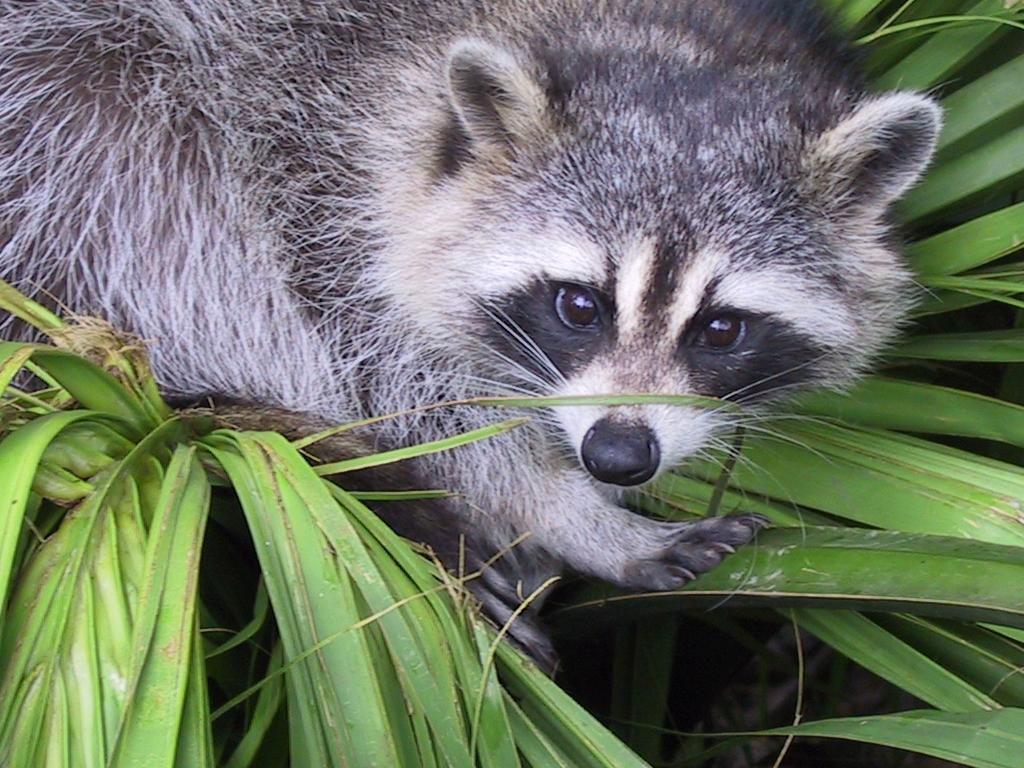
#> input picture Python1/ex04/animal.jpeg, 1024 x 768 px
$ python rotate.py animal.jpeg
#> lines starting #> are read from the running program, lines starting #| are printed output that depends on the picture
### Python1/ex04/load_image.py
from PIL import Image
import numpy as np


def ft_load(path: str) -> np.ndarray:
    """
    Load an image from a file.

    Args:
        path: The path to the image.
    Returns:
        The image as a numpy array.
    """
    try:
        with Image.open(path) as img:
            img = img.convert("RGB")
            img_array = np.array(img)
            return img_array
    except FileNotFoundError:
        print("File not found.")
        return None
    except Exception as e:
        print(f"An error occurred: {e}")
        return None
    return None

### Python1/ex04/rotate.py
from load_image import ft_load
import matplotlib.pyplot as plt
import sys
import numpy as np
import traceback


def custom_transpose(arr):
    """
    Transpose a 2D or 3D array.
    Args:
        arr: The array to transpose (2D or 3D).
    Returns:
        The transposed array.
    """
    if arr.ndim == 2:
        # Handle 2D arrays
        rows, cols = arr.shape
        transposed_arr = np.empty((cols, rows), dtype=arr.dtype)
        for i in range(rows):
            for j in range(cols):
                transposed_arr[j, i] = arr[i, j]
    elif arr.ndim == 3:
        # Handle 3D arrays (images with channels)
        rows, cols, channels = arr.shape
        transposed_arr = np.empty((cols, rows, channels), dtype=arr.dtype)
        for i in range(rows):
            for j in range(cols):
                for k in range(channels):
                    transposed_arr[j, i, k] = arr[i, j, k]
    else:
        raise ValueError("Input array must be 2D or 3D.")
    return transposed_arr


def rotate(img, angle):
    """
    Rotate an image by a given angle.
    Args:
        img: The image to rotate.
        angle: The angle to rotate the image by.
    Returns:
        The rotated image.
    """
    try:
        new_img = custom_transpose(img)
        new_img = new_img[:: -1, :, :]
    except Exception as e:
        print(f"An error occurred: {e}")
        return None
    return new_img


def main(args):
    """
    Load an image from a file and rotate it.
    Ars:
        args: Command line arguments.
    Returns:
        None
    """
    args = ["./animal.jpeg", 90]
    print(args)
    if len(args) != 2:
        print("Usage: python3 rotate.py <path> <angle>")
        return
    try:
        img = ft_load(args[0])
#> in ft_load, img is the input picture: PIL image 1024x768 RGB; mean R, G, B 110.7, 117.7, 102.1
        if img is None:
            raise Exception("Image missing.")
        img = img[:400, :400, :1]
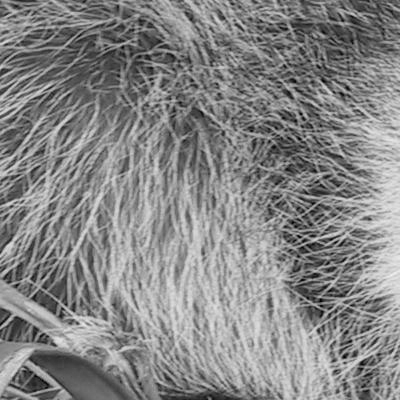
#> img: shape (400, 400, 1); min 0, max 243, mean 134.2
        print(f"The shape of image is: {img.shape}")
#| The shape of image is: (400, 400, 1)
        print(img)
#> (printed output is left out)
        angle = int(args[1])
        if angle < 0:
            raise ValueError("Angle must be a positive integer.")
        if angle >= 360:
            raise ValueError("Angle must be less than 360.")
        new_img = rotate(img, angle)
#> after the loop in custom_transpose, `for i in range(rows):`:
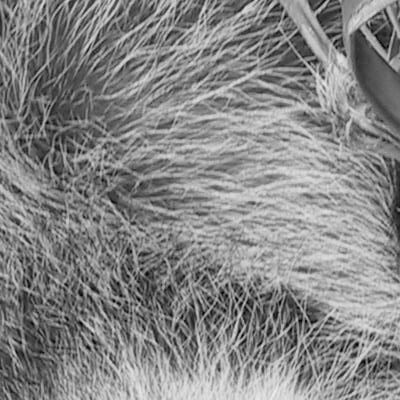
#> transposed_arr: shape (400, 400, 1); min 0, max 243, mean 134.2
#> in rotate, `new_img = new_img[:: -1, :, :]`:
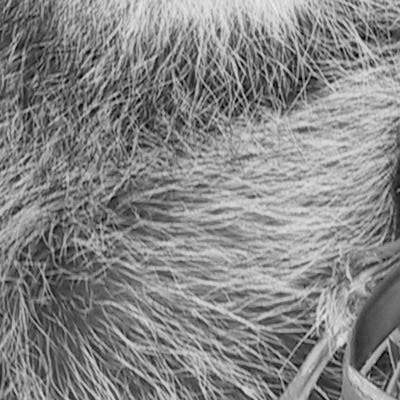
#> new_img: shape (400, 400, 1); min 0, max 243, mean 134.2
        if img is None:
            raise Exception("Image missing.")
        print(f"The shape of the rotated image is: {img.shape}")
#| The shape of the rotated image is: (400, 400, 1)
        print(new_img)
#> (printed output is left out)
        plt.imshow(new_img)
        plt.show()
        return
    except ValueError:
        print("Invalid angle.")
        return
    except Exception as e:
        print(f"An error occurred: {e}")
        traceback_details = traceback.format_exc()
        print("Traceback details:")
        print(traceback_details)
        return


if __name__ == "__main__":
    main(sys.argv[1:])
